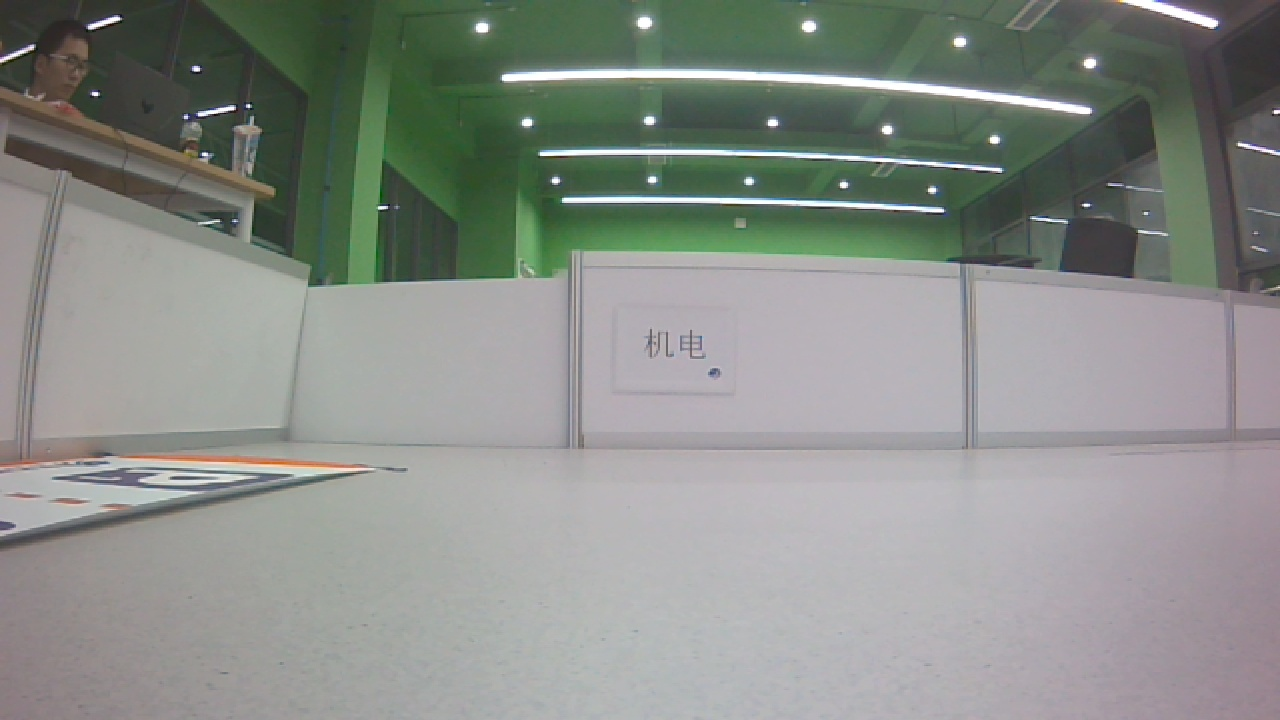
#> input picture src/qz_vision/scripts/yolo_detect/text.jpg, 1280 x 720 px; its folder holds only this picture in this run
$ python -i swan.py   (imports and definitions only)
#> lines starting #> are read from the running program, lines starting #| are printed output that depends on the picture; after the words box and inside, x2 and y2 are one past the last pixel; in counts of white or black regions, pixels touching at a corner belong together
#> further down, picture is the input picture: shape (720, 1280, 3); mean B, G, R 136.9, 141.9, 137.8
#!/usr/bin/env python3.6
# -*- coding: utf-8 -*-

import cv2
import numpy as np


"""
参数接口
"""
Slowergreen = np.array([50, 40, 45])
Shighgreen = np.array([90, 255, 255])
# 白色HSV
lowerwhite=np.array([0, 0, 100])
upperwhite=np.array( [180, 20, 255])

lowerblue=np.array([100,43,46])
upperblue = np.array([124,255,255])

#速度0.5
angle_gain = 0.01
# 速度1.2
# angle_gain = 0.028

# 区赛出圈判断
OutThresh = 8000
"""
函数
"""
# 提取ROI
# [21 lines left out: functions getROI, getGreenRoadLine, not called in this run]

# 提取白色
def getWhiteRoadLine(img):
    hsv_img = cv2.cvtColor(img, cv2.COLOR_BGR2HSV)
#> hsv_img: shape (720, 1280, 3); mean H, S, V 86.8, 26.5, 145.5
    mask = cv2.inRange(hsv_img, lowerb=lowerwhite, upperb=upperwhite)
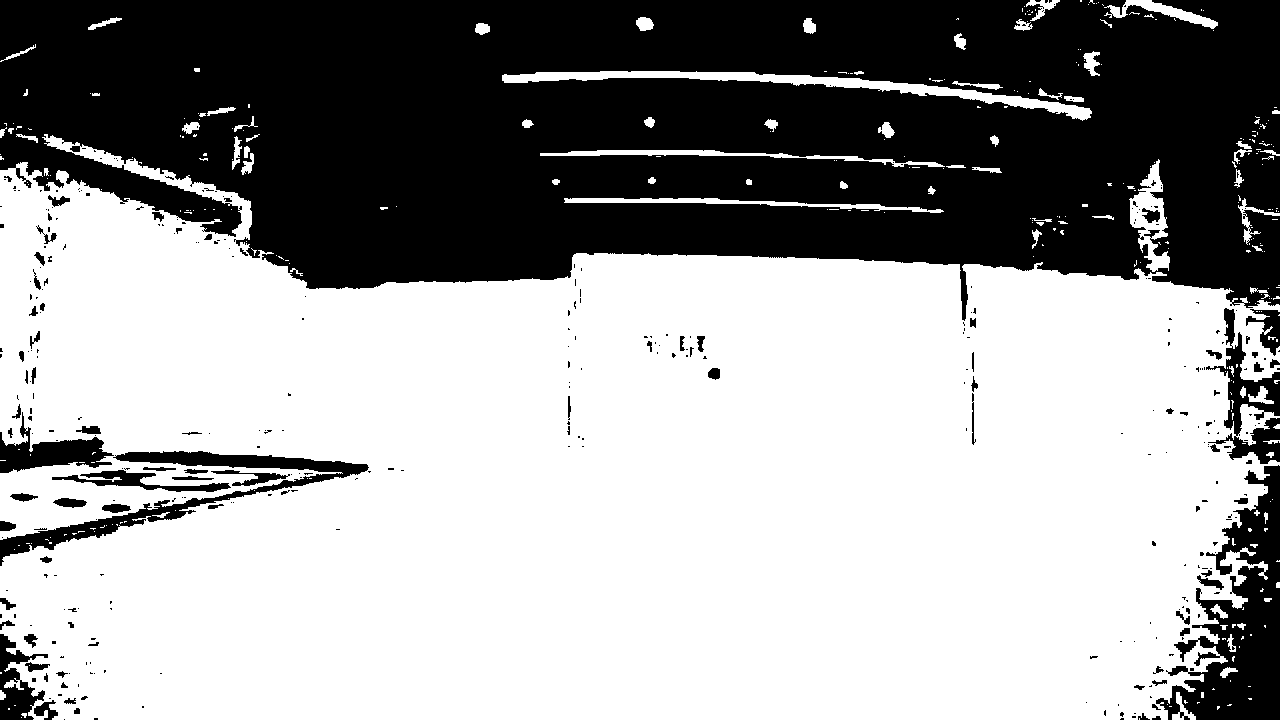
#> mask: shape (720, 1280); 62.1% white; 364 black regions (281 under 20 px), largest, box (x1, y1, x2, y2) and area: (0, 0, 1280, 321) 310809, (1156, 465, 1280, 720) 14604, (0, 451, 369, 566) 6467
    whiteImg = cv2.bitwise_and(img, img, mask=mask)
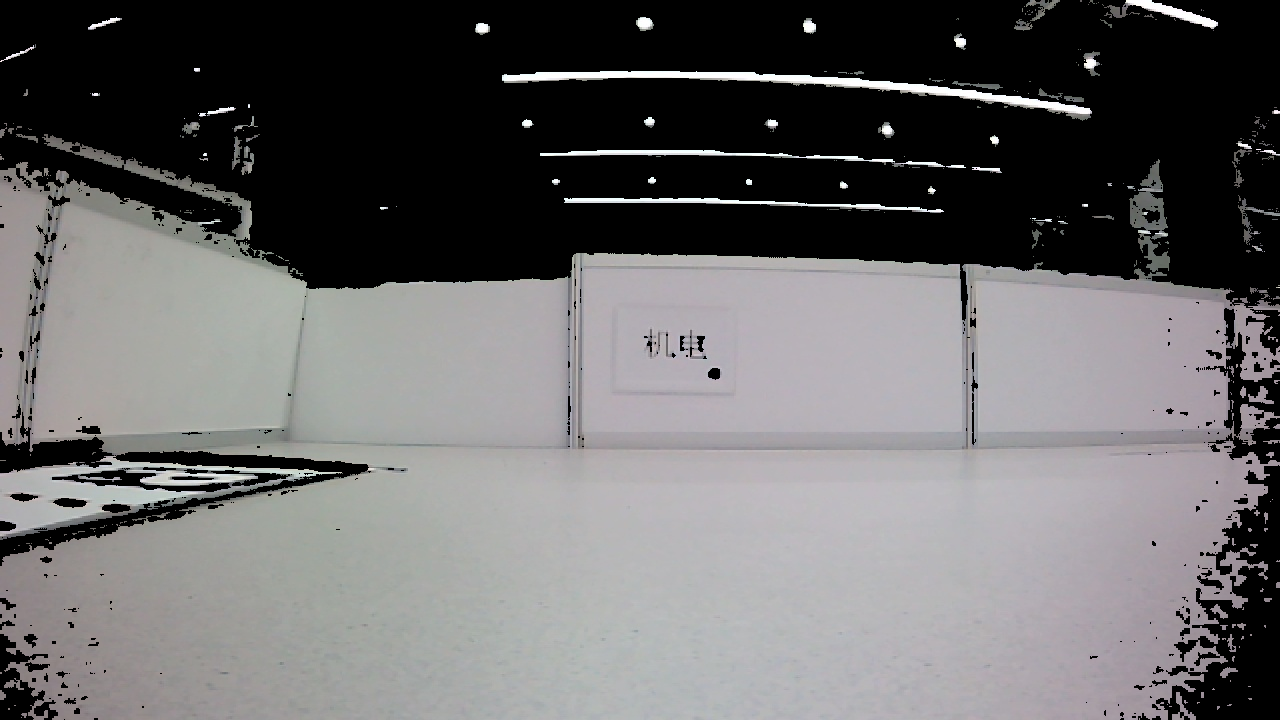
#> whiteImg: shape (720, 1280, 3); mean B, G, R 105.5, 104.7, 105.9
    return whiteImg

# 获得蓝色车道线的边缘点,返回可以包含这个轮廓的最小矩形的特征
# [18 lines left out: function getBlueRoadLine, not called in this run]
# Binary
def handleImg(img, low=10, kernel_size=4):
#> called with low = 10, kernel_size = 12
    gray_Img = cv2.cvtColor(img, cv2.COLOR_BGR2GRAY)
    ret, img_thresh = cv2.threshold(gray_Img, low, 255, cv2.THRESH_BINARY)
#> ret = 10
    kernel = cv2.getStructuringElement(cv2.MORPH_ELLIPSE, (kernel_size, kernel_size))
    img_thresh = cv2.morphologyEx(img_thresh, cv2.MORPH_CLOSE, kernel)
#> img_thresh: shape (720, 1280); 65.1% white; 22 black regions, largest, box (x1, y1, x2, y2) and area: (0, 0, 1280, 299) 297384, (1187, 466, 1280, 720) 10407, (0, 134, 242, 235) 6233
    img_thresh = cv2.morphologyEx(img_thresh, cv2.MORPH_OPEN, kernel)
#> img_thresh: shape (720, 1280); 63.7% white; 12 black regions
    return img_thresh


# 计算便宜
# [69 lines left out: functions CalculateShift, isEdge, BorderCheck, not called in this run]

# 白色赛道里面的绿色中心线
def GreenInWhite(img):
    outcheckflag = 0
    whiteRoadLine = getWhiteRoadLine(img)
    binary = handleImg(whiteRoadLine,kernel_size=12)
    conters, hierarchy=cv2.findContours(binary,cv2.RETR_CCOMP,cv2.CHAIN_APPROX_SIMPLE)
#> conters = 23 contours; largest, box (x1, y1, x2, y2) and area: (0, 164, 1280, 720) 577448, (919, 81, 1091, 121) 2658, (169, 452, 293, 471) 1551, (155, 170, 253, 218) 1212, (234, 124, 259, 174) 821
    best_child = -1
    for i in range(len(conters)):
        M = cv2.moments(conters[i])
        # print(M['m00'])
        if M['m00'] > 80000 and hierarchy[0][i][2] != -1:
            first_child = hierarchy[0][i][2]
            best_child = first_child
            less_dist = 100000
            # traverse contours after the first child
            brother = first_child
            max_iter = 50
            cnt = 0
            while (brother != -1 and cnt <= max_iter):
                # print(cv2.moments(conters[brother])['m00'])
                if (cv2.moments(conters[brother])['m00'] > 600):
                    _,y,_,h = cv2.boundingRect(conters[brother])
                    if (y + h//2) <= less_dist:
                        less_dist = y + h//2
                        best_child = brother
                brother = hierarchy[0][brother][1]
                cnt += 1
                # print("In finding next children")
            # traverse contours before the first child
            brother = first_child
            max_iter = 50
            cnt = 0
            while (brother != -1 and cnt <= max_iter):
                if (cv2.moments(conters[brother])['m00'] > 600):
                    _,y,_,h = cv2.boundingRect(conters[brother])
                    if (y + h//2) <= less_dist:
                        less_dist = y + h//2
                        best_child = brother
                brother = hierarchy[0][brother][0]
                cnt += 1
                # print("In finding previous children")

            cv2.drawContours(img, conters, best_child, (255, 0, 0), thickness=20)
            break
#> this loop made 5 passes
#> (first_child, max_iter) on pass 5: (5, 50)
    if best_child != -1:
        best_conter = conters[best_child]
#> best_conter = contour of 56 points, box (x1, y1, x2, y2) (169, 452, 293, 471), area 1551
        M = cv2.moments(best_conter)
#> M = moments, m00 1551, centre m10/m00, m01/m00 = (228.1, 461.1)
        cx = int(M['m10']/(M['m00']+float("1e-5")))   # 加上float防止除数可能为零的情况
#> cx = 228
        cy = int(M['m01']/(M['m00']+float("1e-5")))
#> cy = 461
        shift = angle_gain *np.degrees(np.arctan((img.shape[1]//2 - cx)/(img.shape[0]-cy)))
#> shift = 0.578
        cv2.line(img,(img.shape[1]//2,img.shape[0]),(cx,cy),(0,0,255),thickness=5)
#> img: shape (720, 1280, 3); mean B, G, R 136.7, 140.5, 137.3
    else:
        shift = -0.45
        outcheckflag=-1
        print("[VISION]----There is a shit")
        # [9 lines of commented-out code are left out]
    if FindBlueBlockWhenYouWantKonwOutOfRoadLineOrNot(img)[0]:
        outcheckflag=1

    return shift,img,outcheckflag

# 区赛判断出圈的函数
# [31 lines left out: functions OutCheck, FindGreenBlockWhenYouWantKonwOutOfRoadLineOrNot, not called in this run]

# 出弯判断函数，寻找车道线 ，大量蓝色
def FindBlueBlockWhenYouWantKonwOutOfRoadLineOrNot(img):
    blueimg = color_seperate_1(img)
    binary_img = handleImg(blueimg)
    # x_blue,y_blue,w_blue,h_blue = getBlueRoadLine(img)
    # print("[VISION]--------------出圈判断颜色阈值是：",np.sum(binary_img))
    # 区赛地板是绿的，大量绿色会出弯
    if np.sum(binary_img)>18000000:#50000
        return True,binary_img
    # elif x_blue and y_blue and w_blue and h_blue:
        # return True,binary_img
    else:
        return False,binary_img


FOV_w=105
flag = 0
pianyi_before = 0
cnt=0

# #####################提取ROI#############################
# [22 lines left out: functions region_of_interest, color_seperate, not called in this run]


# ############################blue分割##############################
def color_seperate_1(image):
    hsv = cv2.cvtColor(image, cv2.COLOR_BGR2HSV)   #对目标图像进行色彩空间转换
#> hsv: shape (720, 1280, 3); mean H, S, V 86.9, 28.4, 146.1
    lower_hsv = np.array([100, 43, 46])
    upper_hsv = np.array([160, 255, 255])
    mask = cv2.inRange(hsv, lowerb=lower_hsv, upperb=upper_hsv)  #依据设定的上下限对目标图像进行二值化转换，低于lower,高于upper都变成0，在中间为255
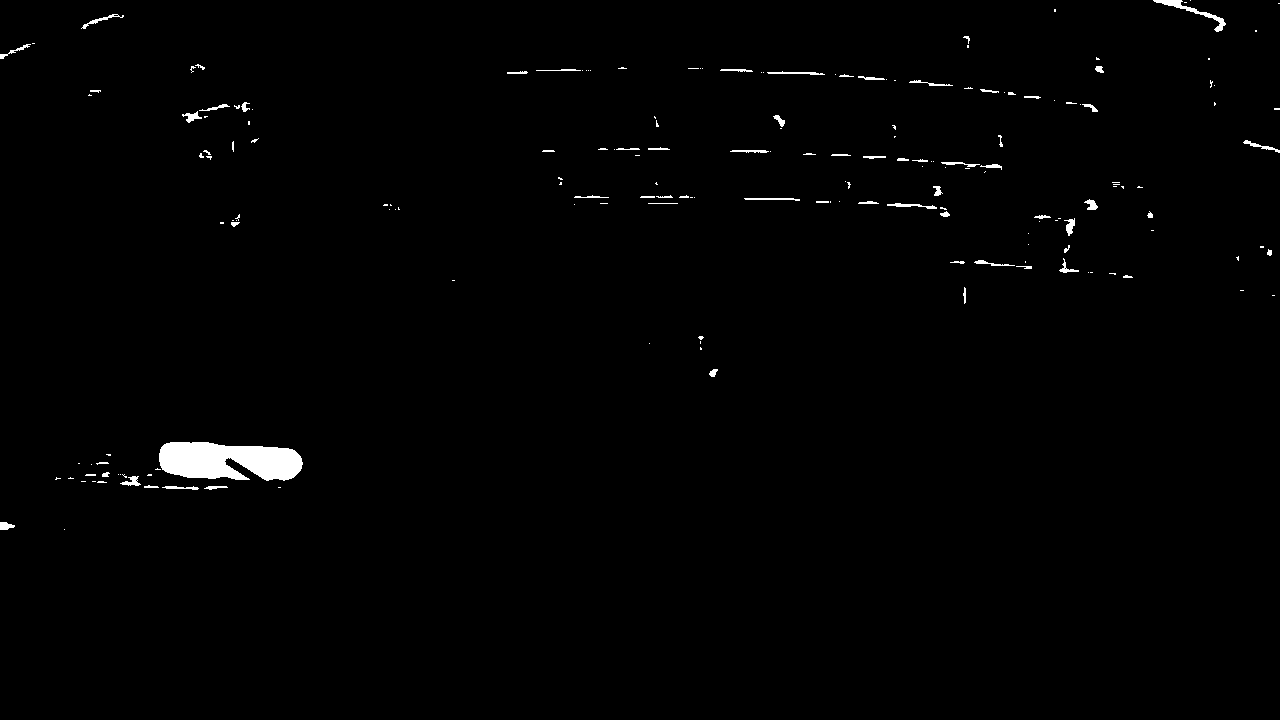
#> mask: shape (720, 1280); 0.96% white; 186 white regions (119 under 20 px), largest, box (x1, y1, x2, y2) and area: (159, 442, 303, 481) 4330, (1153, 0, 1226, 32) 382, (887, 203, 937, 209) 128
    dst = cv2.bitwise_and(image, image, mask=mask)    #将image的mask区域提取出来给dst,即找到红色区域并赋值给dst
    # cv2.imshow('red', dst)  #查看红色区域的图像
    # # cv2.waitKey(3)
    return dst

# [160 lines left out: function pianyi_detect, not called in this run]

>>> import cv2
>>> picture = cv2.imread('yolo_detect/text.jpg')
>>> result = GreenInWhite(picture)
#> call 2 of handleImg, with low = 10, kernel_size = 4
#> in handleImg (call 2), `kernel = cv2.getStructuringElement(cv2.MORPH_ELLIPSE, (kernel_size, ke..`: kernel = [[0, 0, 1, 0], [1, 1, 1, 1], [1, 1, 1, 1], [1, 1, 1, 1]]
#> in handleImg (call 2), `img_thresh = cv2.morphologyEx(img_thresh, cv2.MORPH_CLOSE, kernel)`: img_thresh: shape (720, 1280); 0.97% white; 115 white regions (51 under 20 px), largest, box (x1, y1, x2, y2) and area: (156, 443, 304, 481) 4319, (1154, 0, 1227, 32) 418, (183, 105, 230, 123) 194
#> in handleImg (call 2), `img_thresh = cv2.morphologyEx(img_thresh, cv2.MORPH_OPEN, kernel)`:
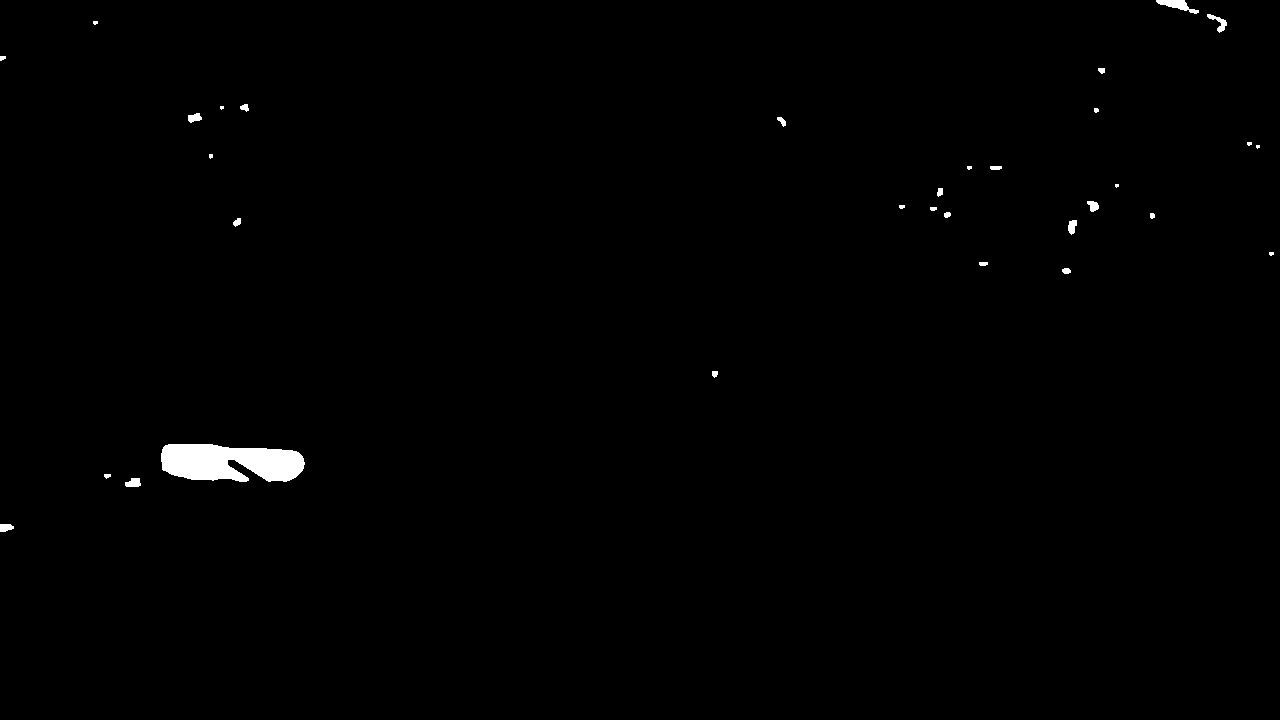
#> img_thresh: shape (720, 1280); 0.63% white; 32 white regions (8 under 20 px), largest, box (x1, y1, x2, y2) and area: (161, 444, 305, 482) 4277, (1156, 0, 1199, 14) 262, (1207, 14, 1227, 33) 137
